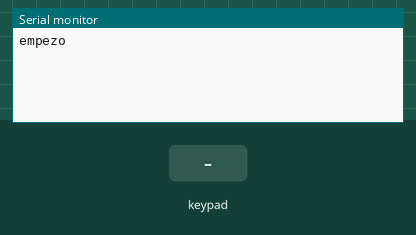
Bench run of a sketch on a simulated Arduino Uno, built with avr-gcc and run on an emulated ATmega328P. On the bench: the last lines printed to the serial monitor. Inputs (shaded band) come from the test bench.

Above: at 1.2 s.
1.3 s: key '1' pressed
At 2.1 s:
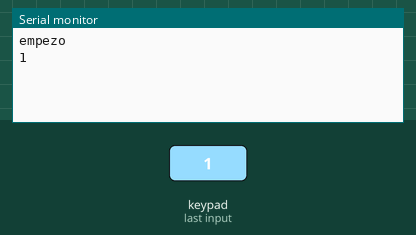
2.8 s: keypad keys 2 3 6 7 # pressed 0.4 s apart
At 5.6 s:
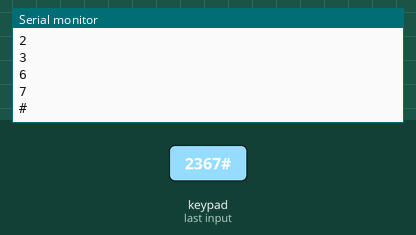
6.3 s: key 'A' pressed
At 7.4 s:
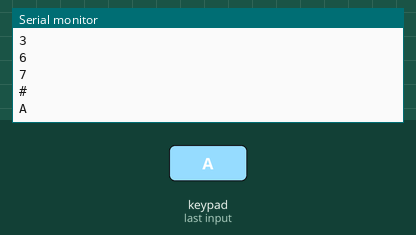
7.8 s: keypad keys 2 3 6 7 * pressed 0.4 s apart
At 10.8 s:
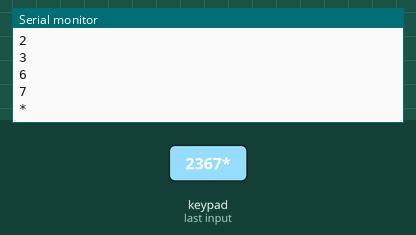
11.3 s: key 'B' pressed
At 12.1 s:
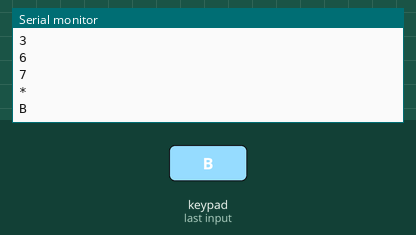
12.8 s: keypad keys 2 3 6 7 D pressed 0.4 s apart
At 15.6 s:
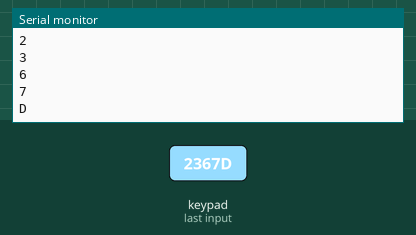
Timing chart, 0 to 17.1 s (numbered marks = the images above; inputs shaded):
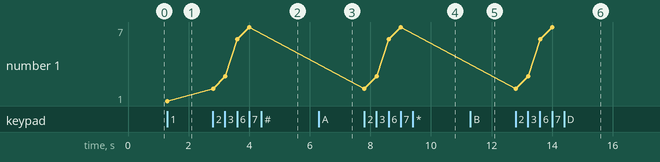

Measured:
- after the input at 1.3 s, the serial monitor: prints a new line at once (image 1)
- after the input at 2.8 s, the serial monitor: prints a new line at once (image 2)
- after the input at 6.3 s, the serial monitor: prints a new line at once (image 3)
- after the input at 7.8 s, the serial monitor: prints a new line at once (image 4)
- after the input at 11.3 s, the serial monitor: prints a new line at once (image 5)
- after the input at 12.8 s, the serial monitor: prints a new line at once (image 6)
- plotted number 1: 1 → 7 after the input at 2.8 s

The sketch:

emisores.ino
```cpp
#include <Keypad.h>

/**
 * Para el teclado
 */
const byte ROWS = 4; // Four rows
const byte COLS = 4; // Three columns
// Define the Keymap
char keys[ROWS][COLS] = {
  {'1','2','3','A'},
  {'4','5','6','B'},
  {'7','8','9','C'},
  {'*','0','#','D'}
};
// Connect keypad ROW0, ROW1, ROW2 and ROW3 to these Arduino pins.
byte rowPins[ROWS] = { 2,3,6,7 };
// Connect keypad COL0, COL1 and COL2 to these Arduino pins.
byte colPins[COLS] = { A2, A1,A0, 9 };

// Create the Keypad
Keypad kpd = Keypad( makeKeymap(keys), rowPins, colPins, ROWS, COLS );


void setup() {
  /* Configuraciones iniciales */
  Serial.begin(9600);
  Serial.println("empezo");
}

void loop()
{

  char key = kpd.getKey();
  if(key)  // Check for a valid key.
  {
    switch (key)
    {
      default:
        Serial.println(key);
    }
  }
}
```
